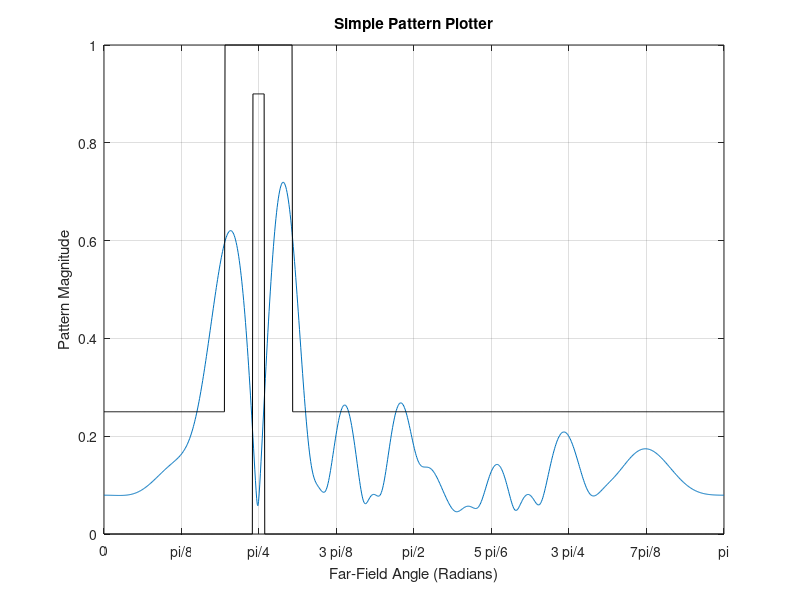

Write MATLAB code to recreate this figure.
%Pattern plotter
clc;
clear all;

%Parameters
lambda = 2;
d = lambda/2;
beta_constant = 2*pi/lambda;
resolution = 1000;
N = 16;
Phases = zeros(1,N); %The phases are absolute phases
Phases = [    1.5662 ...
   -0.3938 ...
   -1.5161 ... 
    1.1168 ...
   -0.4630 ...
   -1.9041 ...
   -4.5619 ...
   -6.8858 ...
   -6.4046 ...
   -8.1381 ...
  -10.3991 ...
  -12.7553 ...
  -15.2015 ...
  -17.4076 ...
  -19.7529 ...
  -22.0453];
% s = -beta_constant*d*cos(pi/4);
% Phases = linspace(0,(N-1)*s,N);
N = length(Phases);
C_k = exp(1j*Phases);
PhaseMatrix = [628.4442  628.4147  628.3892  628.3676  628.3499  628.3362  628.3264  628.3205  628.3185  628.3205  628.3264  628.3362  628.3499  628.3676  628.3892  628.4147];
EffectMatrix = exp(1j*PhaseMatrix);

%Data structures
Phi = linspace(0,pi,resolution);
Theta = beta_constant*d .* cos(Phi);
Basis = exp(linspace(0,N-1,N).' * Theta .* 1j);
AF = (C_k .* EffectMatrix) * Basis ./N;

% Mask specification
MASK_L = zeros(1, resolution);
MASK_H = zeros(1, resolution);
MASK_H(1:end) = 0.25;
MASK_H(resolution/4 - floor(0.17/pi*resolution):resolution/4 + floor(0.17/pi*resolution)) = 1;
MASK_L(resolution/4 - floor(0.0298/pi*resolution):resolution/4 + floor(0.0298/pi*resolution)) = 0.9;

%Plotting
figure;
plot(Phi,abs(AF));
hold on;
plot(Phi,MASK_H,'k');
hold on;
plot(Phi,MASK_L,'k');
grid on;
axis([0 pi 0 1]);
set(gca,'xtick',0:pi/8:pi);
set(gca,'xticklabel',{'0','pi/8','pi/4','3 pi/8','pi/2','5 pi/6','3 pi/4', '7pi/8', 'pi'});
xlabel('Far-Field Angle (Radians)');
ylabel('Pattern Magnitude');
title('Simple Pattern Plotter');


